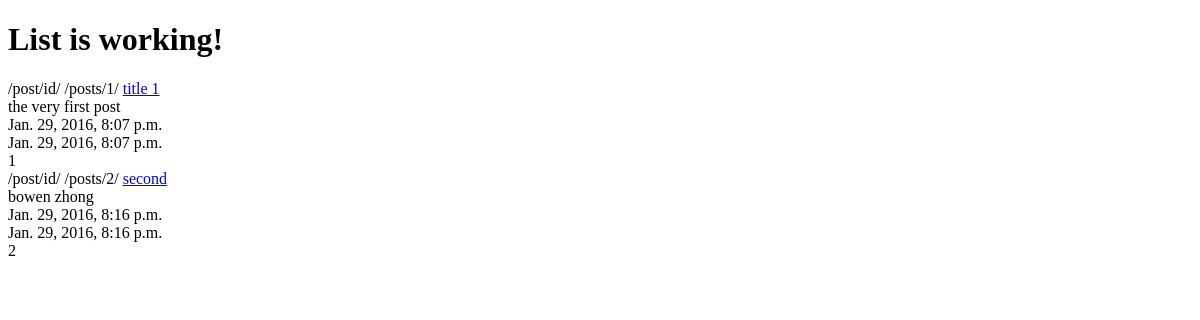
/posts/, run on an earlier commit of the app's database.
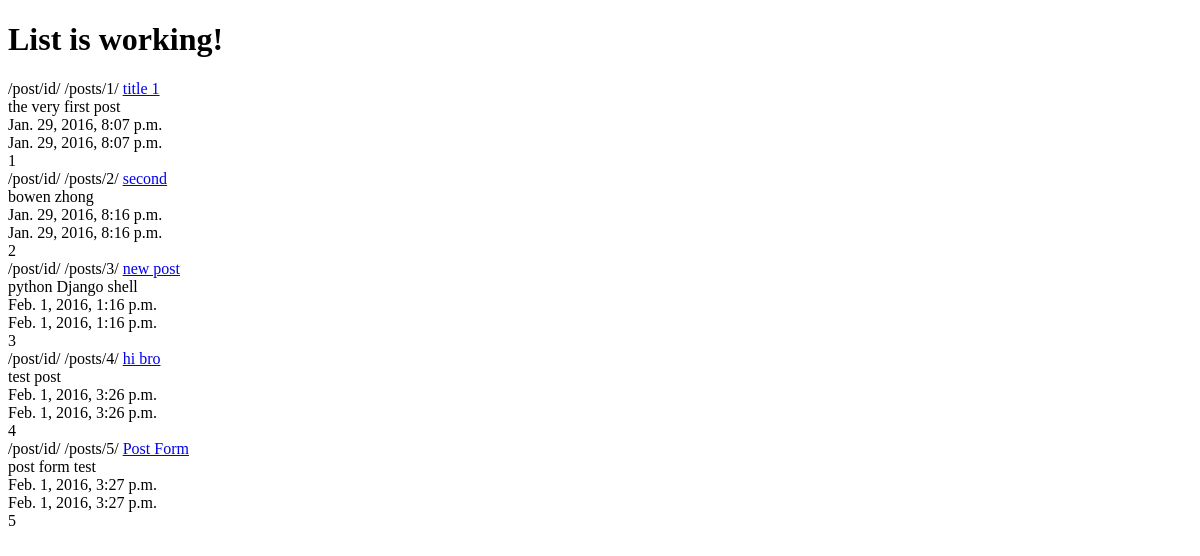
And on a later commit of the database.
### posts/models.py (models this page shows, shortened)
class Post(models.Model):
	title = models.CharField(max_length=120)
	content = models.TextField()
	updated = models.DateTimeField(auto_now=True, auto_now_add=False)
	timestamp = models.DateTimeField(auto_now=False, auto_now_add=True)
	def get_absolute_url(self):
		return reverse("posts:detail", kwargs={"id": self.id })

### posts/views.py (the view)
def post_list(request): # list items
	queryset = Post.objects.all()
	context = {
		"object_list": queryset,
		"title": "List"
	}
	return render(request, "post_list.html", context)

### templates/post_list.html
{% extends "base.html" %}
{% block content %}
	<h1>{{ title }} is working!</h1>
	{% for obj in object_list %}
	/post/id/
	{% url "posts:detail" id=obj.id %}
	<a href='{{ obj.get_absolute_url }}'>{{ obj.title }}</a><br/>
	{{ obj.content }}<br/>
	{{ obj.timestamp }}<br/>
	{{ obj.updated }}<br/>
	{{ obj.id }}<br/>
	{% endfor %}
{% endblock content %}

### templates/base.html (shortened to what this page needs)
<!DOCTYPE html>
<html>
<body>
	<div class='container'>
		{% block content %}
		{% endblock content%}
	</div>
</body>
</html>

What changed in the data, as far as the page shows it:
added Post: id "/posts/3/", title "new post", content "python Django shell", timestamp "Feb. 1, 2016, 1:16 p.m.", updated "Feb. 1, 2016, 1:16 p.m.", id "3"
added Post: id "/posts/4/", title "hi bro", content "test post", timestamp "Feb. 1, 2016, 3:26 p.m.", updated "Feb. 1, 2016, 3:26 p.m.", id "4"
added Post: id "/posts/5/", title "Post Form", content "post form test", timestamp "Feb. 1, 2016, 3:27 p.m.", updated "Feb. 1, 2016, 3:27 p.m.", id "5"
